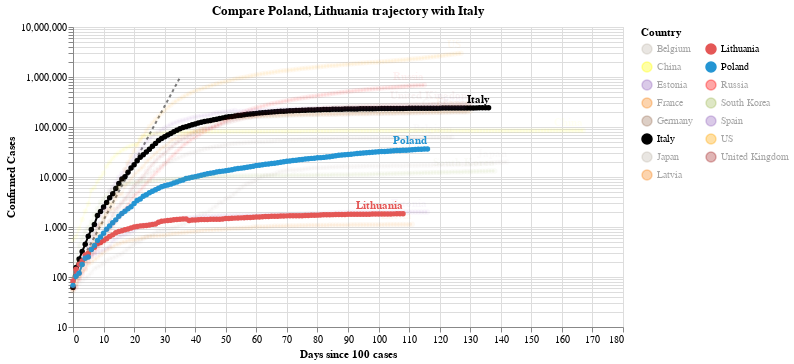

The cell this chart's notebook holds for it:
### Code cell
#hide_input
chart2 = make_since_chart(dff2, ['Poland', 'Lithuania'], baseline_countries)
chart2

### Figure 1 — Vega-Lite specification as saved in the notebook (floating-point values rounded to 4 significant figures; data arrays with more than 128 entries replaced by an {"elided": "..."} marker saying what was removed)
{"config": {"view": {"continuousWidth": 400, "continuousHeight": 300}}, "layer": [{"data": {"name": "data-628230001892d6798b50651be41d1b3e"}, "mark": {"type": "line", "color": "black", "opacity": 0.5, "strokeDash": [3, 3]}, "encoding": {"x": {"type": "quantitative", "field": "Days since 100 cases"}, "y": {"type": "quantitative", "field": "Confirmed Cases"}}}, {"data": {"name": "data-8faa6ffeb79351bc9826b9bc84a1a32b"}, "mark": {"type": "line", "point": true}, "encoding": {"color": {"type": "nominal", "field": "Country", "legend": {"columns": 2}, "scale": {"domain": ["Belgium", "China", "Estonia", "France", "Germany", "Italy", "Japan", "Latvia", "Lithuania", "Poland", "Russia", "South Korea", "Spain", "US", "United Kingdom"], "range": ["#C1B7AD", "yellow", "#9467bd", "#F58518", "#9D755D", "black", "#C1B7AD", "#F58518", "#E45756", "#2495D3", "red", "#A1BA59", "#9467bd", "orange", "brown"]}}, "opacity": {"condition": {"value": 1, "selection": "selector004"}, "value": 0.05}, "tooltip": [{"type": "nominal", "field": "Country"}, {"type": "temporal", "field": "Date"}, {"type": "quantitative", "field": "Confirmed Cases"}, {"type": "quantitative", "field": "Days since 100 cases"}], "x": {"type": "quantitative", "field": "Days since 100 cases"}, "y": {"type": "quantitative", "field": "Confirmed Cases", "scale": {"type": "log"}}}, "selection": {"selector004": {"type": "multi", "fields": ["Country"], "bind": "legend", "init": [{"Country": "Poland"}, {"Country": "Lithuania"}, {"Country": "Italy"}]}}, "width": 550}, {"data": {"name": "data-8faa6ffeb79351bc9826b9bc84a1a32b"}, "mark": {"type": "text", "align": "right", "dy": -8, "fontWeight": "bold"}, "encoding": {"color": {"type": "nominal", "field": "Country", "legend": {"columns": 2}, "scale": {"domain": ["Belgium", "China", "Estonia", "France", "Germany", "Italy", "Japan", "Latvia", "Lithuania", "Poland", "Russia", "South Korea", "Spain", "US", "United Kingdom"], "range": ["#C1B7AD", "yellow", "#9467bd", "#F58518", "#9D755D", "black", "#C1B7AD", "#F58518", "#E45756", "#2495D3", "red", "#A1BA59", "#9467bd", "orange", "brown"]}}, "opacity": {"condition": {"value": 1, "selection": "selector004"}, "value": 0.05}, "text": {"type": "nominal", "field": "Country"}, "tooltip": [{"type": "nominal", "field": "Country"}, {"type": "temporal", "field": "Date"}, {"type": "quantitative", "field": "Confirmed Cases"}, {"type": "quantitative", "field": "Days since 100 cases"}], "x": {"type": "quantitative", "field": "Days since 100 cases"}, "y": {"type": "quantitative", "field": "Confirmed Cases", "scale": {"type": "log"}}}, "transform": [{"filter": "(datum['Date'] >= 1594080000000)"}], "width": 550}], "title": "Compare Poland, Lithuania trajectory with Italy", "$schema": "https://vega.github.io/schema/vega-lite/v4.0.2.json", "datasets": {"data-628230001892d6798b50651be41d1b3e": [{"Days since 100 cases": 0, "Confirmed Cases": 100.0}, {"Days since 100 cases": 1, "Confirmed Cases": 130.0}, {"Days since 100 cases": 2, "Confirmed Cases": 169.0}, {"Days since 100 cases": 3, "Confirmed Cases": 219.7}, {"Days since 100 cases": 4, "Confirmed Cases": 285.6}, {"Days since 100 cases": 5, "Confirmed Cases": 371.3}, {"Days since 100 cases": 6, "Confirmed Cases": 482.7}, {"Days since 100 cases": 7, "Confirmed Cases": 627.5}, {"Days since 100 cases": 8, "Confirmed Cases": 815.7}, {"Days since 100 cases": 9, "Confirmed Cases": 1060.0}, {"Days since 100 cases": 10, "Confirmed Cases": 1379.0}, {"Days since 100 cases": 11, "Confirmed Cases": 1792.0}, {"Days since 100 cases": 12, "Confirmed Cases": 2330.0}, {"Days since 100 cases": 13, "Confirmed Cases": 3029.0}, {"Days since 100 cases": 14, "Confirmed Cases": 3937.0}, {"Days since 100 cases": 15, "Confirmed Cases": 5119.0}, {"Days since 100 cases": 16, "Confirmed Cases": 6654.0}, {"Days since 100 cases": 17, "Confirmed Cases": 8650.0}, {"Days since 100 cases": 18, "Confirmed Cases": 11250.0}, {"Days since 100 cases": 19, "Confirmed Cases": 14620.0}, {"Days since 100 cases": 20, "Confirmed Cases": 19000.0}, {"Days since 100 cases": 21, "Confirmed Cases": 24710.0}, {"Days since 100 cases": 22, "Confirmed Cases": 32120.0}, {"Days since 100 cases": 23, "Confirmed Cases": 41750.0}, {"Days since 100 cases": 24, "Confirmed Cases": 54280.0}, {"Days since 100 cases": 25, "Confirmed Cases": 70560.0}, {"Days since 100 cases": 26, "Confirmed Cases": 91730.0}, {"Days since 100 cases": 27, "Confirmed Cases": 119300.0}, {"Days since 100 cases": 28, "Confirmed Cases": 155000.0}, {"Days since 100 cases": 29, "Confirmed Cases": 201500.0}, {"Days since 100 cases": 30, "Confirmed Cases": 262000.0}, {"Days since 100 cases": 31, "Confirmed Cases": 340600.0}, {"Days since 100 cases": 32, "Confirmed Cases": 442800.0}, {"Days since 100 cases": 33, "Confirmed Cases": 575600.0}, {"Days since 100 cases": 34, "Confirmed Cases": 748300.0}, {"Days since 100 cases": 35, "Confirmed Cases": 972800.0}], "data-8faa6ffeb79351bc9826b9bc84a1a32b": {"elided": "1932 records"}}}
